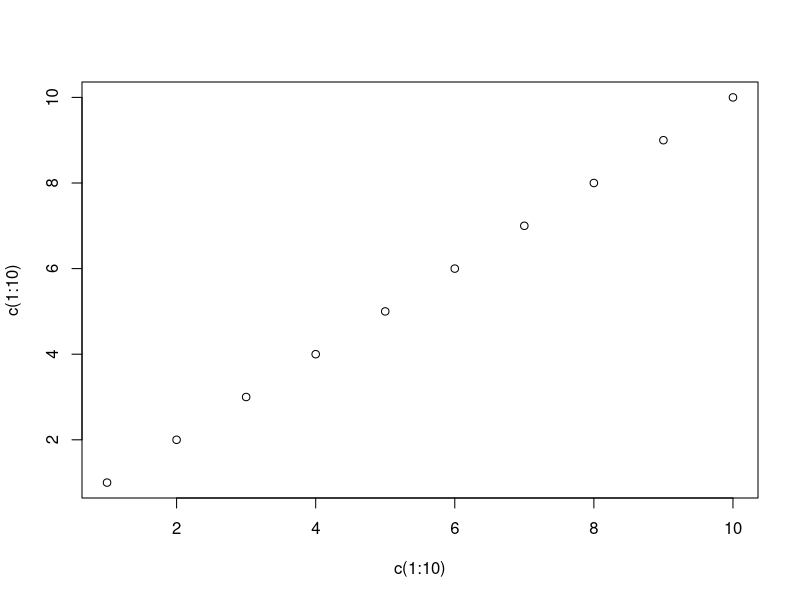

Reproduce this figure in R.
## ---- chunk 1
1+1
## ---- chunk 2
plot(c(1:10),c(1:10))
